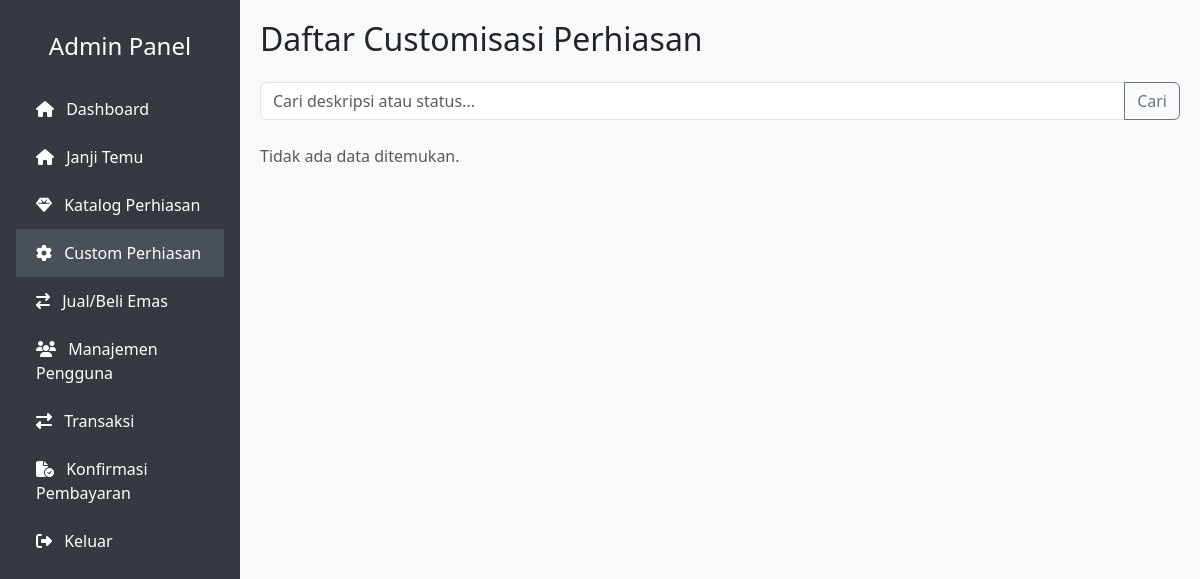
/admin/custom.php, run on an earlier commit of the app's database.
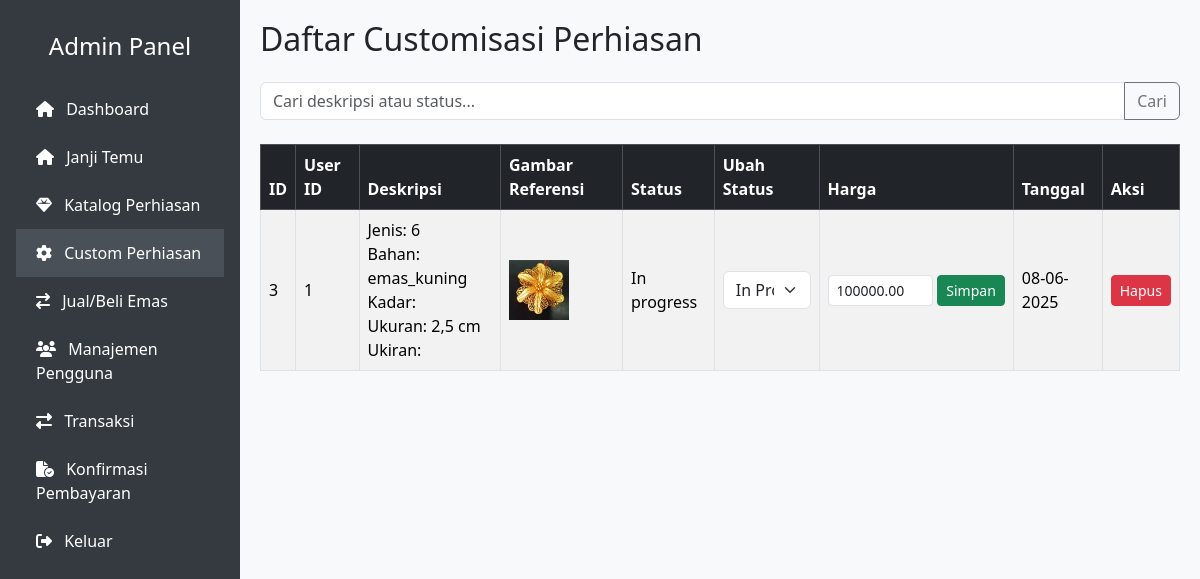
And on a later commit of the database.
### tables this page shows
CREATE TABLE `custom_orders` (
  `id` int(11) NOT NULL,
  `user_id` int(11) DEFAULT NULL,
  `description` text DEFAULT NULL,
  `reference_image` varchar(255) DEFAULT NULL,
  `status` enum('submitted','in_progress','completed','cancelled') DEFAULT 'submitted',
  `estimated_price` decimal(15,2) DEFAULT NULL,
  `created_at` timestamp NOT NULL DEFAULT current_timestamp()
);

### classes/CustomerOrder.php (called while the page is built, shortened)
<?php
class CustomerOrder
{
    private $pdo;
    public function __construct($pdo)
    {
        $this->pdo = $pdo;
    }
    public function getAll($keyword = '')
    {
        $sql = "SELECT * FROM custom_orders";
        $params = [];
        $sql .= " ORDER BY created_at DESC";
        $stmt = $this->pdo->prepare($sql);
        $stmt->execute($params);
        return $stmt->fetchAll(PDO::FETCH_ASSOC);
    }
}

### admin/custom.php (the view, shortened to what this page needs)
<?php
include 'includes/header.php';
include 'includes/sidebar.php';
require_once __DIR__ . '/../config/database.php';
require_once __DIR__ . '/../classes/CustomerOrder.php';
$customOrder = new CustomerOrder($pdo);
$keyword = isset($_GET['search']) ? trim($_GET['search']) : '';
$orders = $customOrder->getAll($keyword);
?>
<div class="content">
    <div class="d-flex justify-content-between align-items-center mb-3">
        <h2>Daftar Customisasi Perhiasan</h2>
    </div>
    <form class="input-group mb-4" method="get" action="custom.php">
        <input type="text" name="search" class="form-control" placeholder="Cari deskripsi atau status..." value="<?= htmlspecialchars($keyword) ?>">
        <button class="btn btn-outline-secondary" type="submit">Cari</button>
    </form>
    <?php if (!empty($orders)): ?>
        <div class="table-responsive">
            <table class="table table-bordered table-striped align-middle">
                <thead class="table-dark">
                    <tr>
                        <th>ID</th>
                        <th>User ID</th>
                        <th>Deskripsi</th>
                        <th>Gambar Referensi</th>
                        <th>Status</th>
                        <th>Ubah Status</th>
                        <th>Harga</th>
                        <th>Tanggal</th>
                        <th>Aksi</th>
                    </tr>
                </thead>
                <tbody>
                    <?php foreach ($orders as $row): ?>
                        <tr>
                            <td><?= $row['id'] ?></td>
                            <td><?= $row['user_id'] ?></td>
                            <td><?= nl2br(htmlspecialchars($row['description'])) ?></td>
                            <td>
                                <?php if (!empty($row['reference_image'])): ?>
                                    <img src="../uploads/<?= htmlspecialchars($row['reference_image']) ?>" alt="gambar" style="width: 60px; height: 60px; object-fit:cover;">
                                <?php else: ?>
                                    Tidak ada
                                <?php endif; ?>
                            </td>
                            <td class="status-<?= strtolower($row['status']) ?>">
                                <?= ucfirst(str_replace('_', ' ', $row['status'])) ?>
                            </td>
                            <td>
                                <form method="POST">
                                    <select name="status" onchange="this.form.submit()" class="form-select">
                                        <option value="in_progress" <?= $row['status'] == 'in_progress' ? 'selected' : '' ?>>In Progress</option>
                                    </select>
                                </form>
                            </td>
                            <td>
                                <form method="POST" class="d-flex" style="gap: 4px;">
                                    <input type="text" name="harga" value="<?= $row['estimated_price'] ?>" class="form-control form-control-sm" placeholder="Harga" min="0">
                                    <button type="submit" name="update_harga" class="btn btn-sm btn-success">Simpan</button>
                                </form>
                            </td>
                            <td><?= date('d-m-Y', strtotime($row['created_at'])) ?></td>
                            <td>
                                <a href="custom.php?delete=<?= $row['id'] ?>" class="btn btn-sm btn-danger" onclick="return confirm('Yakin ingin menghapus custom order ini?')">Hapus</a>
                            </td>
                        </tr>
                    <?php endforeach; ?>
                </tbody>
            </table>
        </div>
    <?php else: ?>
        <p class="text-muted">Tidak ada data ditemukan.</p>
    <?php endif; ?>
</div>
</body>
</html>

### admin/includes/header.php (shortened to what this page needs)
<!DOCTYPE html>
<html lang="id">
<head>
    <link href="https://cdn.jsdelivr.net/npm/bootstrap@5.3.3/dist/css/bootstrap.min.css" rel="stylesheet">
    <link rel="stylesheet" href="https://cdnjs.cloudflare.com/ajax/libs/font-awesome/6.5.0/css/all.min.css">
</head>
<body>

### admin/includes/sidebar.php (shortened to what this page needs)
<div class="sidebar d-flex flex-column p-3">
    <h4 class="text-center mt-3 mb-4">Admin Panel</h4>
    <a href="dashboard.php" class="<?= basename($_SERVER['PHP_SELF']) == 'dashboard.php' ? 'active' : '' ?>"><i class="fas fa-home me-2"></i> Dashboard</a>
    <a href="booking.php" class="<?= basename($_SERVER['PHP_SELF']) == 'booking.php' ? 'active' : '' ?>"><i class="fas fa-home me-2"></i> Janji Temu</a>
    <a href="katalog.php" class="<?= basename($_SERVER['PHP_SELF']) == 'katalog.php' ? 'active' : '' ?>"><i class="fas fa-gem me-2"></i> Katalog Perhiasan</a>
    <a href="custom.php" class="<?= basename($_SERVER['PHP_SELF']) == 'custom.php' ? 'active' : '' ?>"><i class="fas fa-gear me-2"></i> Custom Perhiasan</a>
    <a href="trade.php" class="<?= basename($_SERVER['PHP_SELF']) == 'trade.php' ? 'active' : '' ?>"><i class="fas fa-exchange me-2"></i> Jual/Beli Emas</a>
    <a href="users.php" class="<?= basename($_SERVER['PHP_SELF']) == 'users.php' ? 'active' : '' ?>"><i class="fas fa-users me-2"></i> Manajemen Pengguna</a>
    <a href="transactions.php" class="<?= basename($_SERVER['PHP_SELF']) == 'transactions.php' ? 'active' : '' ?>"><i class="fas fa-exchange-alt me-2"></i> Transaksi</a>
    <a href="konfirmasi_pembayaran.php" class="<?= basename($_SERVER['PHP_SELF']) == 'konfirmasi_pembayaran.php' ? 'active' : '' ?>"><i class="fa-solid fa-file-circle-check me-2"></i> Konfirmasi Pembayaran</a>
    <a href="logout.php" onclick="confirmLogout(event)"> <i class=" fas fa-sign-out-alt me-2"></i> Keluar</a>
</div>

### admin/includes/header.php (style rules this page uses)
body { min-height: 100vh; display: flex; }
.sidebar { width: 240px; background-color: #343a40; color: white; flex-shrink: 0; }
.sidebar a { color: white; padding: 12px 20px; display: block; text-decoration: none; }
.sidebar a:hover, .sidebar a.active { background-color: #495057; }
.content { flex-grow: 1; padding: 20px; background-color: #f8f9fa; }

What changed in the data, as far as the page shows it:
added custom_orders: id "3", user "1", description "Jenis: 6 Bahan: emas_kuning Kadar: Ukuran: 2,5 cm Ukiran:", reference_image (picture), status "In progress", status "In Progress", harga "100000.00", created_at "08-06-2025"
Also different on the page:
text no longer shown: "Tidak ada data ditemukan."
text now shown: "ID User ID Deskripsi Gambar Referensi Status Ubah Status Harga Tanggal Aksi"
